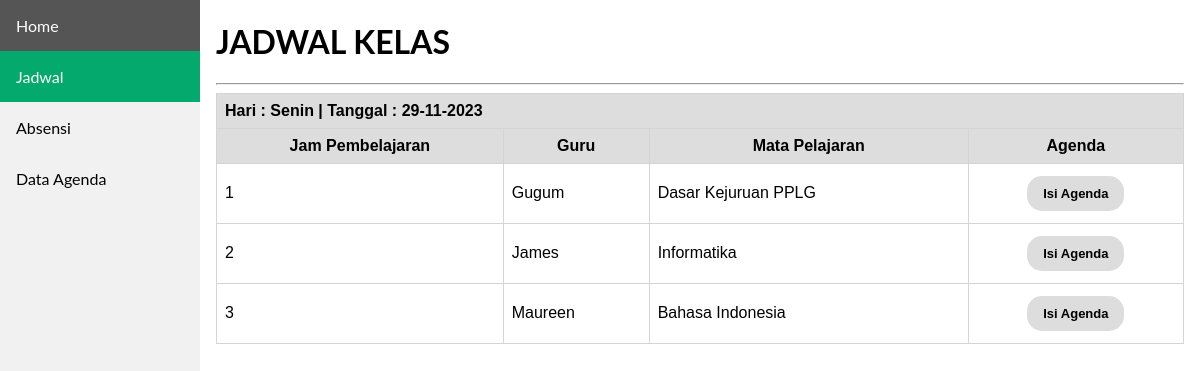
/agenda/data_agenda.php?id=P10001, run on the app's committed database.
### tables this page shows
CREATE TABLE `tb_jadwal` (
  `id_jadwal` int(11) NOT NULL,
  `id_kelas` varchar(6) NOT NULL,
  `hari` varchar(10) NOT NULL,
  `jam` varchar(15) NOT NULL,
  `nip` varchar(18) NOT NULL,
  `id_mapel` varchar(6) NOT NULL
);

CREATE TABLE `tb_guru` (
  `nip` varchar(18) NOT NULL,
  `id_mapel` varchar(6) NOT NULL,
  `nama_guru` varchar(100) NOT NULL,
  `password` varchar(100) NOT NULL,
  `role` int(11) NOT NULL
);

CREATE TABLE `tb_mapel` (
  `id_mapel` varchar(6) NOT NULL,
  `nama_mapel` varchar(70) NOT NULL
);

### agenda/data_agenda.php (the view, shortened to what this page needs)
<!DOCTYPE html>
<html lang="en">
<head>
    <link rel="stylesheet" href="navbar.css">
</head>
<?php
    include 'koneksi.php';
    $kelas = $_GET['id'];
?>
<body>
    <header>
        <div class="sidebar">
        <a href="beranda.php?id=<?= $kelas ?>">Home</a>
        <a class="active" href="data_agenda.php?id=<?= $kelas ?>">Jadwal</a>
        <a href="absensi.php?id=<?= $kelas ?>">Absensi</a>
        <a href="tampil_agenda.php?id=<?= $kelas ?>">Data Agenda</a>
        </div>
    </header>
    <div class="content">
        <h1>JADWAL KELAS</h1><hr>
        <table>
            <tr>
                <th colspan="4"><b>Hari : Senin | Tanggal : 29-11-2023</b></th>
            </tr>
            <tr>
                <th><center>Jam Pembelajaran</center></th>
                <th><center>Guru</center></th>
                <th><center>Mata Pelajaran</center></th>
                <th><center>Agenda</center></th>
            </tr>
                <?php
                    $sql ="SELECT tb_jadwal.jam, tb_jadwal.hari, tb_kelas.nama_kelas, tb_guru.nama_guru, tb_mapel.nama_mapel, tb_jadwal.nip, tb_mapel.id_mapel
                           FROM tb_jadwal INNER JOIN tb_kelas ON tb_jadwal.id_kelas = tb_kelas.id_kelas INNER JOIN
                           tb_guru ON tb_jadwal.nip = tb_guru.nip INNER JOIN tb_mapel ON tb_jadwal.id_mapel = tb_mapel.id_mapel WHERE tb_jadwal.id_kelas='$kelas'";
                    $proses = mysqli_query($Conn, $sql);
                    foreach($proses as $jadwal){ ?>
                        <tr>
                        <td><?= $jadwal['jam'] ?></td>
                        <td><?= $jadwal['nama_guru'] ?></td>
                        <td><?= $jadwal['nama_mapel'] ?></td>
                        <td><a href="isi_agenda.php?kel=<?= $kelas ?>&jam=<?= $jadwal['jam'] ?>&nip=<?= $jadwal['nip'] ?>&map=<?= $jadwal['id_mapel'] ?>"><center><button class="btn"><b>Isi Agenda</b></button></center></a></td>
                        </tr>
                <?php }  ?>
        </table>
    </div>
</body>
</html>

### agenda/navbar.css (style rules this page uses)
body { margin: 0; font-family: "Lato", sans-serif; }
.sidebar { margin: 0; padding: 0; width: 200px; background-color: #f1f1f1; position: fixed; height: 100%; overflow: auto; }
.sidebar a { display: block; color: black; padding: 16px; text-decoration: none; }
.sidebar a.active { background-color: #04AA6D; color: white; }
div.content { margin-left: 200px; padding: 1px 16px; height: 1000px; }

### agenda/data_agenda.php (style rules this page uses)
table { font-family: arial, sans-serif; border-collapse: collapse; width: 100%; }
td, th { border: 1px solid #d4d4d4; text-align: left; padding: 8px; }
th { background-color: #dddddd; }
.btn { background-color: #ddd; border: none; color: black; padding: 10px 16px; text-align: center; font-size: 13px; margin: 4px 2px; transition: 0.3s; border-radius: 15px; }

### data on the page
tb_jadwal: jam "1", tb_guru.nama_guru "Gugum", id_mapel.nama_mapel "Dasar Kejuruan PPLG"
tb_jadwal: jam "2", tb_guru.nama_guru "James", id_mapel.nama_mapel "Informatika"
tb_jadwal: jam "3", tb_guru.nama_guru "Maureen", id_mapel.nama_mapel "Bahasa Indonesia"
